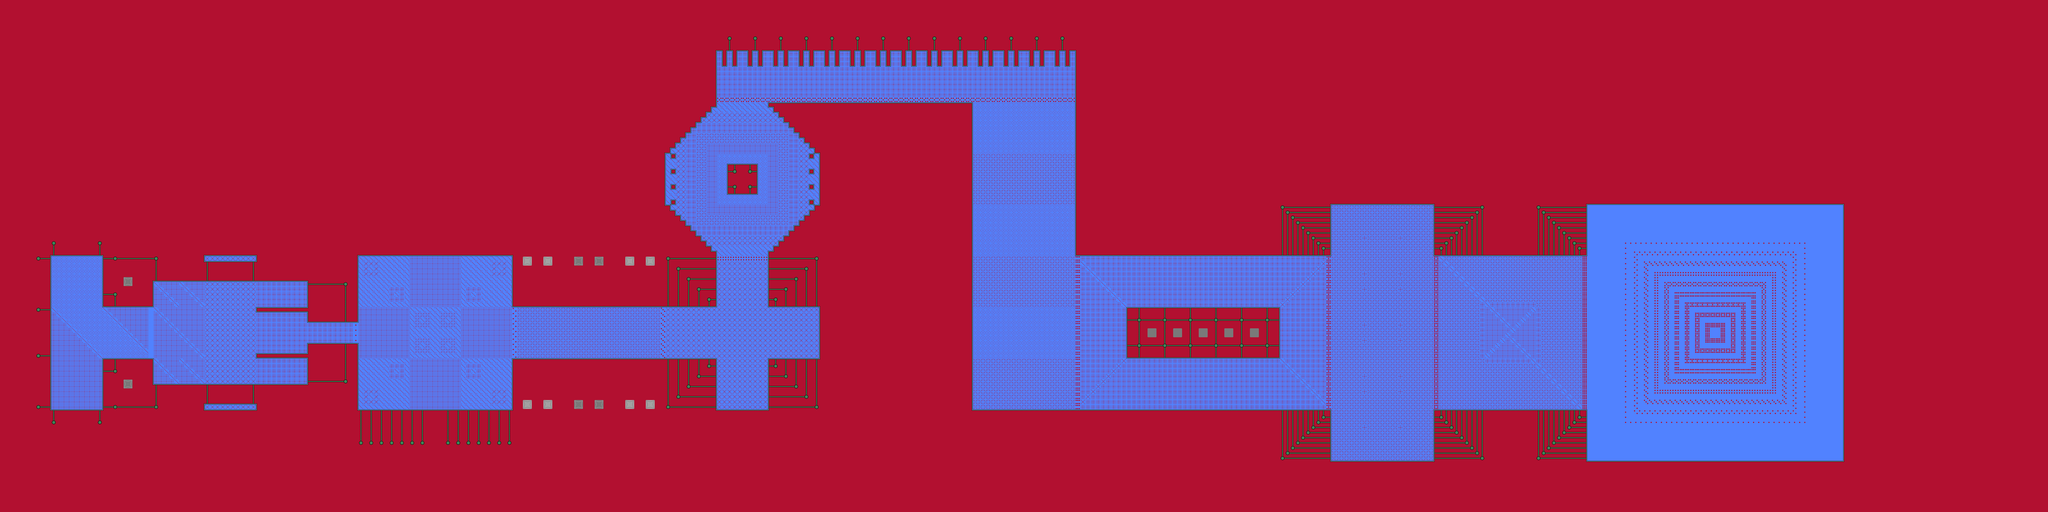

Below is a game level as drawn by its tile map, then a one-line description and the .tmx that defines it (tile-layer data replaced by summaries):
An orthogonal 400x100 tile map with 16x16 px tiles, 2 tile layers (Lava, Floor).

<map version="1.5" tiledversion="1.7.2" orientation="orthogonal" renderorder="right-down" width="400" height="100" tilewidth="16" tileheight="16" infinite="0" nextlayerid="3" nextobjectid="1">
 <tileset firstgid="1" source="../TileSets/5x.tsx" />
 <layer id="1" name="Lava" width="400" height="100">
  <data>[40000 cells, 40000 non-empty, 1 distinct tile ids]</data>
 </layer>
 <layer id="2" name="Floor" width="400" height="100">
  <data>[40000 cells, 13299 non-empty, 63 distinct tile ids]</data>
 </layer>
</map>
